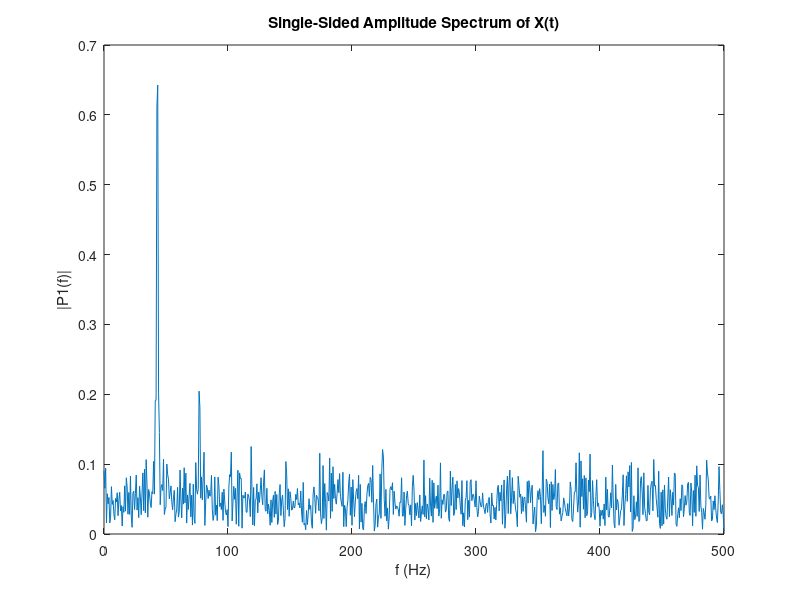

The MATLAB source for this figure:
clc;
clear;

Fs = 1000;            % Sampling frequency                    
T = 1/Fs;             % Sampling period       
L = 1500;             % Length of signal
t = (0:L-1)*T;        % Time vector
N = 128;              % N samples
% TODO: Form a signal containing a 77 Hz sinusoid of amplitude 0.7 and a 43Hz sinusoid of amplitude 2.
S = (0.7*sin(2*pi*77*t)) + (2*sin(2*pi*43*t));

% Corrupt the signal with noise 
X = S + 2*randn(size(t));

% Plot the noisy signal in the time domain. It is difficult to identify the frequency components by looking at the signal X(t). 
plot(1000*t(1:50) ,X(1:50))
title('Signal Corrupted with Zero-Mean Random Noise')
xlabel('t (milliseconds)')
ylabel('X(t)')

% TODO : Compute the Fourier transform of the signal. 
S_fft = fft(X);
S_fft = abs(S_fft/L);

% TODO : Compute the two-sided spectrum P2. Then compute the single-sided spectrum P1 based on P2 and the even-valued signal length L.
S_fft = S_fft(1:L/2+1);

% Plotting
f = Fs*(0:(L/2))/L;
plot(f,S_fft) 
title('Single-Sided Amplitude Spectrum of X(t)')
xlabel('f (Hz)')
ylabel('|P1(f)|')